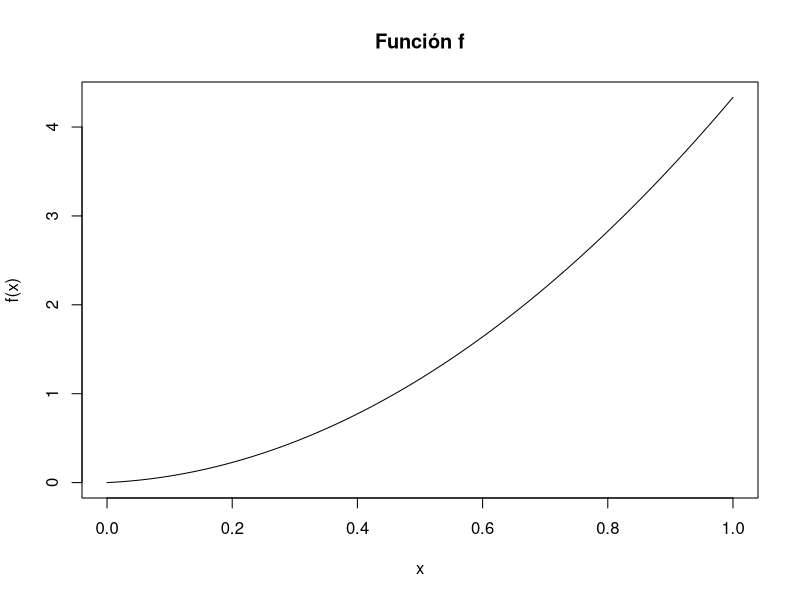

Here is the R script that generated this plot:
## ---- chunk 1
var
## ---- chunk 2
circumferencia <- function(r){
    2*pi*r
}
print(circumferencia(2))
## ---- chunk 3
circumferencia1 <- function(r=1){
    2*pi*r
}
print(circumferencia1())
print(circumferencia1(2))
## ---- chunk 4
suma <- function(x, y){
    x + y
}
print(suma(1, 2))
## ---- chunk 5
suma1 <- function(x, y) x + y
print(suma1(1, 2))
## ---- chunk 6
media_mediana <- function(vector){
    media <- mean(vector)
    mediana <- median(vector)
    return(c(media, mediana))
}
print(media_mediana(c(1, 1, 1, 2, 3)))
## ---- chunk 7
resta <- function(x, y){
    x - y
}
print(resta(x=3, y=1))
print(resta(y=1, x=3))
## ---- chunk 8
calorias <- function(peso, estatura, edad=30){
    (10 * peso) + (6.25 * estatura) - (5 * edad) - 161
}
print(calorias(60, 165))
## ---- chunk 9
f <- function(x,y,z){
  x^2+y^2+z^2
}
body(f)
formals(f)
args(f)
## ---- chunk 10
parOimpar = function(x){
  if(x %% 2 == 0)
    return("par")
  else
    return("impar")
} 

print(parOimpar(4))
print(parOimpar(3))
## ---- chunk 11
f = function(x) x^2*4+x/3
print(f(4))
print(f(-2))
curve(f,main="Función f")
## ---- chunk 12
search()
